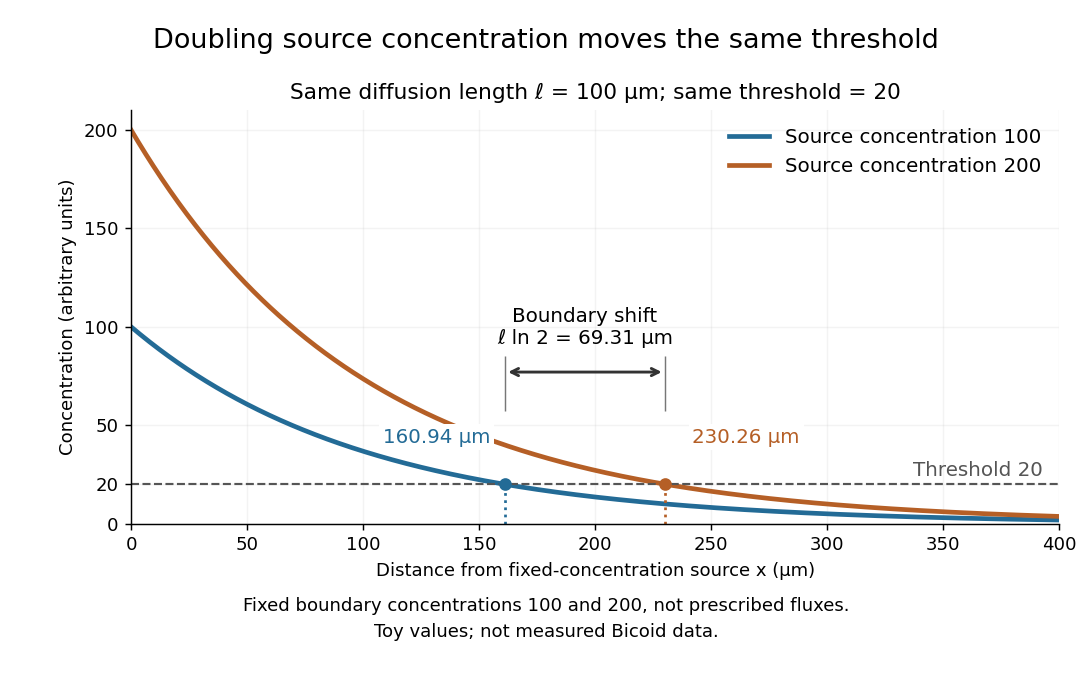

Recreate this plot in Python.
"""Compare fixed source concentrations at a common morphogen threshold.

Writes morphogen-source-strength-boundary-shift.png to the current directory.
Tested with Python 3.14.4, NumPy 2.3.5, Matplotlib 3.10.7.
The source boundary prescribes concentration, not flux. Numbers are arbitrary.
"""

from pathlib import Path

import matplotlib

matplotlib.use("Agg")
import matplotlib.pyplot as plt
import numpy as np


def main():
    ell, threshold = 100.0, 20.0
    x = np.linspace(0.0, 400.0, 1000)
    amplitudes = np.array([100.0, 200.0])
    crossings = ell * np.log(amplitudes / threshold)
    colors = ["#236b96", "#b55f26"]
    fig, ax = plt.subplots(figsize=(8.4, 5.3))
    fig.patch.set_facecolor("white")
    fig.subplots_adjust(left=0.12, right=0.97, top=0.84, bottom=0.24)
    for amplitude, crossing, color in zip(amplitudes, crossings, colors):
        ax.plot(x, amplitude * np.exp(-x / ell), lw=2.6, color=color,
                label=f"Source concentration {amplitude:.0f}")
        ax.vlines(crossing, 0, threshold, color=color, ls=":", lw=1.5)
        ax.plot(crossing, threshold, "o", color=color, ms=6, zorder=4)
        ax.annotate(f"{crossing:.2f} µm", (crossing, threshold),
                    xytext=(-8, 23) if amplitude == 100 else (15, 23),
                    textcoords="offset points", ha="right" if amplitude == 100 else "left",
                    fontsize=11, color=color,
                    bbox={"facecolor": "white", "edgecolor": "none", "pad": 2})
    ax.axhline(threshold, color="#555555", ls="--", lw=1.2)
    ax.text(393, 24, "Threshold 20", ha="right", fontsize=11, color="#555555")
    arrow_y = 77
    ax.annotate("", (crossings[1], arrow_y), (crossings[0], arrow_y),
                arrowprops={"arrowstyle": "<->", "color": "#333333", "lw": 1.6})
    for crossing in crossings:
        ax.vlines(crossing, 57, 85, color="#777777", lw=0.8)
    ax.text(np.mean(crossings), 91, "Boundary shift\nℓ ln 2 = 69.31 µm", ha="center", fontsize=11)
    ax.set(xlim=(0, 400), ylim=(0, 210),
           xlabel="Distance from fixed-concentration source x (µm)",
           ylabel="Concentration (arbitrary units)")
    ax.set_yticks([0, 20, 50, 100, 150, 200])
    ax.spines[["top", "right"]].set_visible(False)
    ax.legend(loc="upper right", frameon=False, fontsize=11)
    ax.grid(alpha=0.14)
    fig.suptitle("Doubling source concentration moves the same threshold", fontsize=15, y=0.96)
    ax.set_title("Same diffusion length ℓ = 100 µm; same threshold = 20", fontsize=12)
    fig.text(0.5, 0.075, "Fixed boundary concentrations 100 and 200, not prescribed fluxes.\nToy values; not measured Bicoid data.",
             ha="center", fontsize=10, linespacing=1.6)
    fig.savefig(Path.cwd() / (Path(__file__).stem + ".png"), dpi=130, facecolor="white", transparent=False)
    plt.close(fig)


if __name__ == "__main__":
    main()
